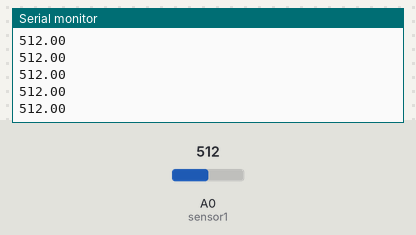
A sketch run on a simulated Arduino Uno, built with avr-gcc and run on an emulated ATmega328P. Parts: the last lines printed to the serial monitor. The inputs (shaded band) are chosen by the test bench; at power-on: A0 (sensor1) = 512.

Above: at 1.2 s.
1.3 s: A0 (sensor1) set to 716
At 1.33 s:
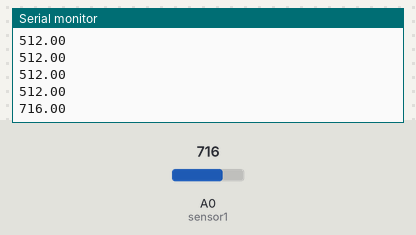
2.8 s: A0 (sensor1) set to 900
At 2.8 s:
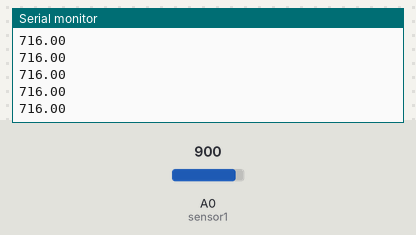
Timing chart, 0 to 5.8 s (numbered marks = the images above; inputs shaded):
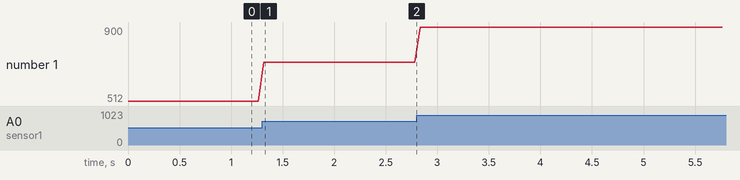

Measured:
- after the input at 1.3 s, the serial monitor: prints a new line at once (image 1)
- plotted number 1: 512 → 716 after the input at 1.3 s, 716 → 900 after the input at 2.8 s

The sketch:

test_IR_reflector.ino
```cpp
float sensor1 = 0;
float a;
void setup()
{
  Serial.begin(9600);
  pinMode(sensor1,OUTPUT);
}
void loop() {
  a=analogRead(sensor1);
  Serial.println(a);
  delay(50);
}
```
